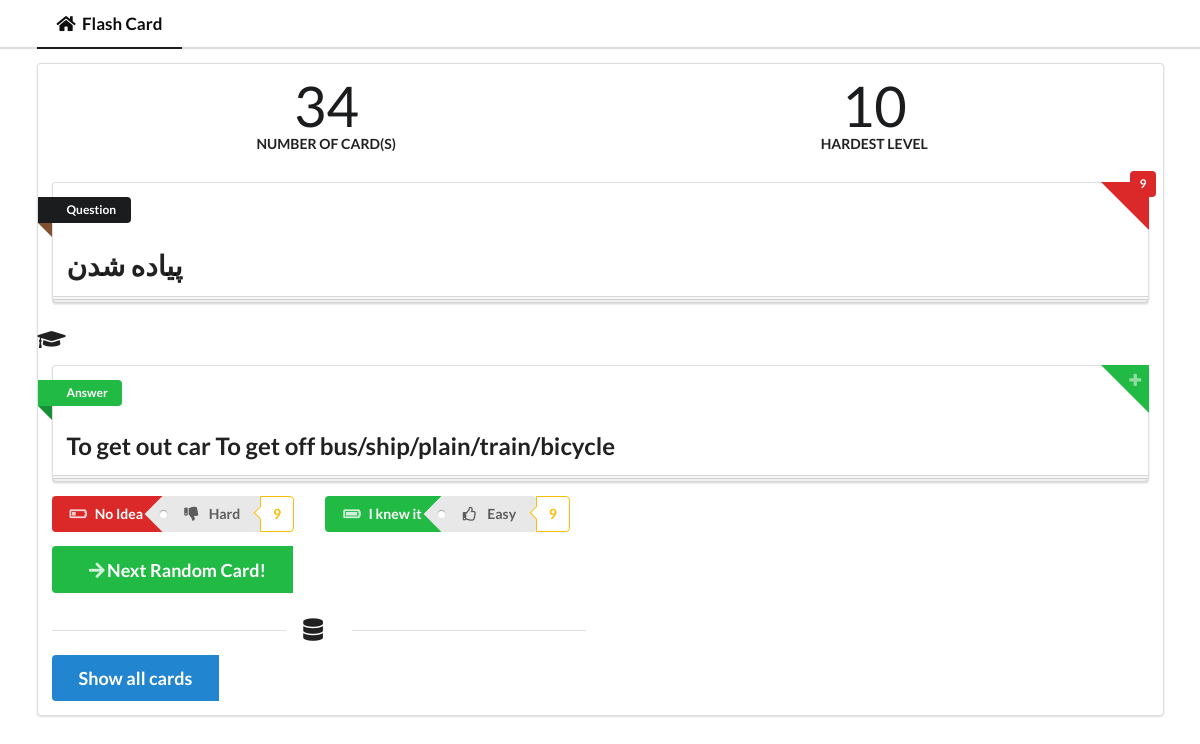
The page / on the database its author committed.
### app.py (models this page shows, shortened)
class Card(db.Model):
    id = db.Column(db.Integer, primary_key = True)
    category = db.Column(db.String(100))
    topic = db.Column(db.String(100))
    question = db.Column(db.String(100000))
    difficulty = db.Column(db.Integer)
    timestamp = db.Column(db.String(100), nullable=False,default = datetime.utcnow)

### app.py (the view)
@app.route("/",methods=["GET"])
def index():
    all_satis = Card.query.filter(Card.difficulty >=0).all()
    cards = cards_schema.dump(all_satis)
    topics = set(list(t.topic for t in all_satis))
    difficulties = set(list(t.difficulty for t in all_satis))
    random_card = random.choice(cards)
    total_cards = len(cards)
    all_topics_len = len(topics)
    all_topics = sorted(topics)
    hardcard = 0
    try:
        all_difficulties = sorted(difficulties)
        all_satis = Card.query.order_by(Card.difficulty.desc())
        cards = cards_schema.dump(all_satis)
        hardcard = cards[0]["difficulty"]
    except:
        all_difficulties = 0
    return render_template("index.html", temp=hardcard, card=random_card, total_cards=total_cards, all_topics_len=all_topics_len, all_topics=all_topics,cards=all_satis,all_difficulties=all_difficulties)

### templates/index.html (shortened to what this page needs)
{% extends "base.html" %}
    {% block content %}
    <div class="ui Two column  container segment">
        <div class="ui stackable grid">
            <div class="row">
                <div class="ten column wide center aligned">
                    <div class="ui two statistics">
                        <div class="statistic animated zoomIn">
                            <div class="value">
                            {{ total_cards }}
                            </div>
                            <div class="label">
                                Number of Card(s)
                            </div>
                        </div>
                        <div class="statistic animated zoomIn">
                            <div class="value">
                                {{ temp }}
                            </div>
                            <div class="label">
                                Hardest Level
                            </div>
                        </div>
                    </div>
                </div>
            </div>
            <div class="row">
                <div class="sixteen wide column">
                    <div class="ui tall stacked segment">
                        <a class="ui black ribbon label">Question</a>
                        <a class="item">
                            <div class="floating ui red label">{{ card.difficulty }}</div>
                          </a>
                        <div class="ui red right corner label"
                        data-content="Difficulty."
                        data-position="right center">
                        </div class="">
                        {% if card %}
                        <h1 class="ui header ellipsis topic">{{ card.topic }}</h1>
                        {% else %}
                        <h1 class="ui header ellipsis topic">Topic will go here:</h1>
                        {% endif %}
                    </div>
                </div>
                <h4 class="ui horizontal divider header">
                    <i class="graduation cap icon"></i>
                </h4>
                <div class="sixteen wide column" >
                    <div class="ui tall stacked segment">
                        <a class="ui green ribbon label" >Answer</a>
                        <div class="ui green right corner label"
                        data-content="Add a new Flash Card."
                        data-position="right center">
                            <a href="/cards/new"><i class="add icon" style="cursor: pointer;"></i></a>
                        </div class="content_section">
                        {% if card%}
                        <h2 >{{ card.question }}</h2>
                        {% else %}
                        <h1 class="ui header ellipsis question">Question will go here:</h1>
                        {% endif %}
                    </div>
                </div>
            </div>
            <div class="inner">
                    <form action="/inc/{{card.id}}" method="POST" class="ui forminc">
                        <div class="ui labeled button" >
                            <button type="submit"iv class="ui red button">
                              <i class="battery quarter icon"></i> No Idea
                            </button>
                            <a class="ui tag label"><i class="thumbs down icon"></i>Hard  </a>
                            {% if card%}
                            <a class="ui basic yellow left pointing label">
                                {{ card.difficulty }}
                            </a>
                            {% endif %}
                        </div>
                    </form>
            </div>
            <div class="inner">
                        <form action="/dec/{{card.id}}" method="POST" class="ui formdec">
                        <div class="ui labeled button" >
                            <button type="submit"iv class="ui green button">
                                <i class="battery full icon"></i> I knew it
                            </button>
                            <a class="ui tag label"><i class="thumbs up outline icon"></i>Easy </a>
                            {% if card%}
                            <a class="ui basic yellow left pointing label">
                                {{ card.difficulty }}
                            </a>
                            {% endif %}
                        </div>
                        </form>
            </div>
            <div class="row">
                    <div class="eight wide column">
                        {% if card%}
                        <div class="sixteen wide column">
                            <div class="ui labeled button">
                            <a class="ui left floated big green button" href="/"><i class="right arrow icon"></i> Next Random Card!</a>
                            </div>
                            <h4 class="ui horizontal divider header">
                                <i class="database icon"></i>
                            </h4>
                            <div class="ui labeled button">
                            <a class="ui left floated big blue button" href="/cards">Show all cards</a>
                            </div>
                        </div>
                        {% endif %}
                    </div>
            </div>
        </div>
    </div>
    {% endblock %}

### static/css/main.css (style rules this page uses)
.question, .topic { white-space: nowrap; overflow: hidden; }
.ellipsis { text-overflow: ellipsis; }

### rows shown on the page
Card: topic "پیاده شدن", question "To get out car To get off bus/ship/plain/train/bicycle"

### other values the page prints
{{ total_cards }} "34"
{{ temp }} "10"
